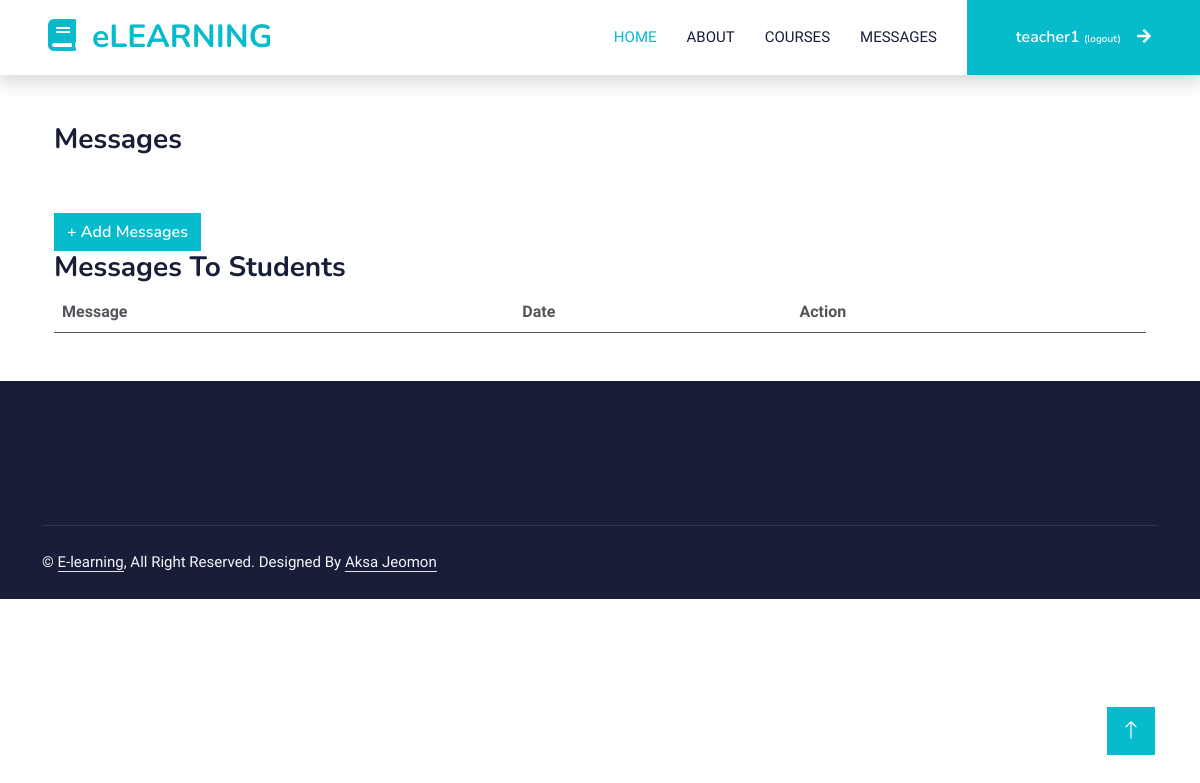
Before: /messages_teacher (signed in) with the older database file.
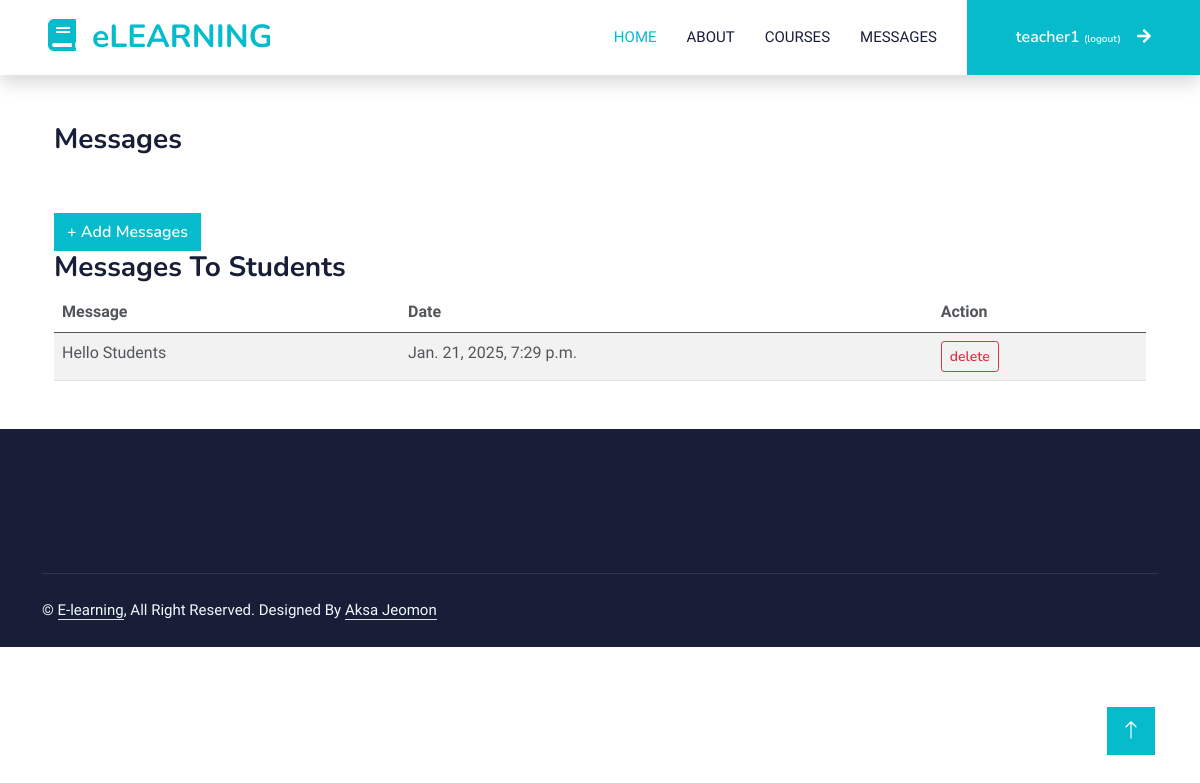
After: the same page with the newer database file.
### home/models.py (models this page shows)
class MessageStudent(models.Model):
  user = models.ForeignKey(User, on_delete=models.CASCADE, related_name='messages')
  content = models.TextField()
  timestamp = models.DateTimeField(auto_now_add=True)

### home/views.py (the view, shortened to what this page needs)
# urls.py: path("messages_teacher",views.messages_teacher,name="messages_teacher"),
def messages_teacher(request):
    form = MessageForm()
    messages_teacher = MessageStudent.objects.filter(user=request.user)
    context = {"form": form, "messages_teacher": messages_teacher}
    return render(request,"teacher/messages_teacher.html",context)

### templates/teacher/messages_teacher.html (shortened to what this page needs)
{% extends 'teacher_index.html'%}
{% block content %}
<div class="container mt-5">
    <div class="container">
        <h3>Messages</h3>
        <br><br>
        <button class="btn btn-primary" data-bs-toggle="modal" data-bs-target="#exampleModal"> + Add Messages</button>
         <h3>Messages To Students</h3>
         <table class="table table-striped">
            <thead>
                <tr>
                    <th>Message</th>
                    <th>Date</th>
                    <th>Action</th>
                </tr>
            </thead>
            <tbody>
                {% for i in messages_teacher %}
                <tr>
                    <td>{{i.content}}</td>
                    <td>{{i.timestamp}}</td>
                    <td><a href="{%url 'delete_message' i.id %}" onclick="return confirm('Are you Sure want to delete ?')" class="btn btn-outline-danger btn-sm">delete</a></td>
                </tr>
                {% endfor %}
            </tbody>
        </table>
    </div>
</div>
    {% endblock %}

Changed rows visible on the page:
added MessageStudent: content "Hello Students", timestamp "Jan. 21, 2025, 7:29 p.m."
